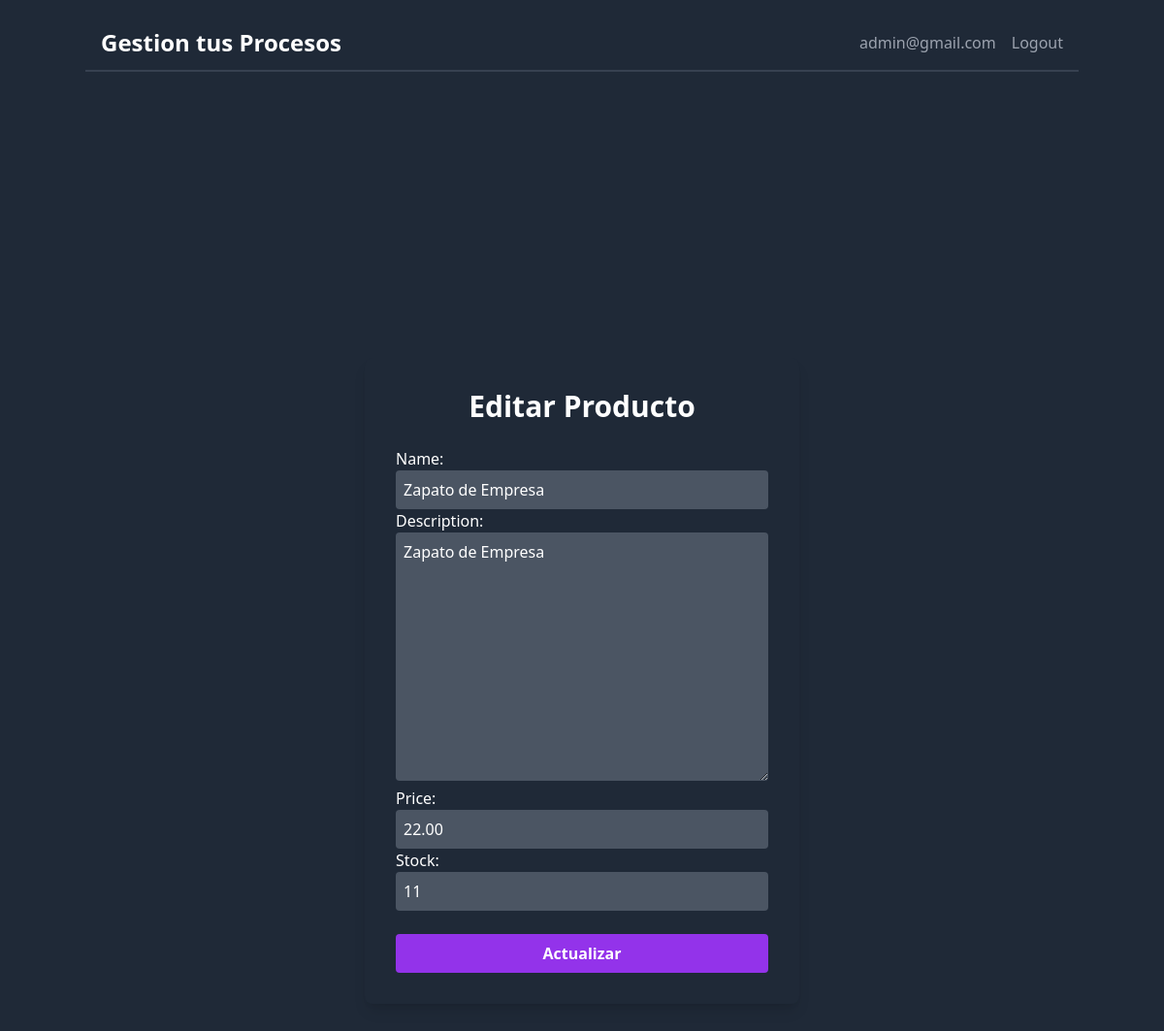
/inventory/edit/2 (signed in), run on the app's committed database.
### web/models.py (models this page shows, shortened)
class Product(models.Model):
    name = models.CharField(max_length=100,default=None)
    description = models.TextField(default=None)
    price = models.DecimalField(max_digits=10, decimal_places=2,default=None)
    stock = models.IntegerField(default=0)
    user = models.ForeignKey(User,on_delete=models.CASCADE,default=None)

### web/views.py (the view)
# urls.py: path('inventory/edit/<int:product_id>', views.view_inventory_edit, name='view_inventory_edit'),
def view_inventory_edit(request, product_id):
    product = get_object_or_404(Product, pk=product_id)
    if request.method == "POST":
        form = ProductForm(request.POST, instance=product)
        if form.is_valid():
            form.save()
            return redirect('app:view_inventory')
    else:
        form = ProductForm(instance=product)
    return render(request, 'forms/inv_edit.html', {'form': form})

### web/forms.py
class ProductForm(forms.ModelForm):
    class Meta:
        model = Product
        fields = ['name', 'description', 'price', 'stock']
        widgets = {
            'name': forms.TextInput(attrs={
                'class': 'bg-gray-600 text-white border-none focus:ring-2 focus:ring-purple-600 w-full p-2 rounded',
                'placeholder': 'Nombre'
            }),
            'description': forms.Textarea(attrs={
                'class': 'bg-gray-600 text-white border-none focus:ring-2 focus:ring-purple-600 w-full p-2 rounded',
                'placeholder': 'Descripción'
            }),
            'price': forms.NumberInput(attrs={
                'class': 'bg-gray-600 text-white border-none focus:ring-2 focus:ring-purple-600 w-full p-2 rounded',
                'placeholder': 'Precio'
            }),
            'stock': forms.NumberInput(attrs={
                'class': 'bg-gray-600 text-white border-none focus:ring-2 focus:ring-purple-600 w-full p-2 rounded',
                'placeholder': 'Stock'
            }),
        }

### web/templates/forms/inv_edit.html (shortened to what this page needs)
{% extends 'base.html' %}
{% block inv_form %}
<div class="flex items-center justify-center min-h-screen pt-16 text-white">
    <div class="bg-gray-800 p-8 rounded-lg shadow-lg w-full max-w-md">
        <h1 class="text-3xl font-bold mb-6 text-center">Editar Producto</h1>
        <form method="POST">
            {{ form.as_p }}
            <div class="mt-6">
                <button type="submit" class="bg-purple-600 hover:bg-purple-700 text-white font-bold py-2 px-4 rounded w-full">
                    Actualizar
                </button>
            </div>
        </form>
    </div>
</div>
{% endblock %}

### web/templates/views/navbar.html
<header class="w-full py-4 bg-gray-800 ">
    <div class="container mx-auto flex justify-between items-center px-4 py-3 border-b-2 border-gray-700">
        <a href="{% url 'app:view_home' %}" class="text-2xl font-bold text-white">Gestion tus Procesos</a>
        <nav class="space-x-4 flex justify-center">
            <p class="text-gray-400 hover:text-white">
                {% if request.user and request.user.is_authenticated %}
                {{request.user.email}}
                {% endif %}
            </p>
            <a href="{% url 'app:view_logout' %}" class="text-gray-400 hover:text-white">Logout</a>
        </nav>
    </div>
</header>

### data on the page
Product: name "Zapato de Empresa", description "Zapato de Empresa", price "22.00", stock "11"

### other printed values
{{ request.user.email }} "admin@gmail.com"
